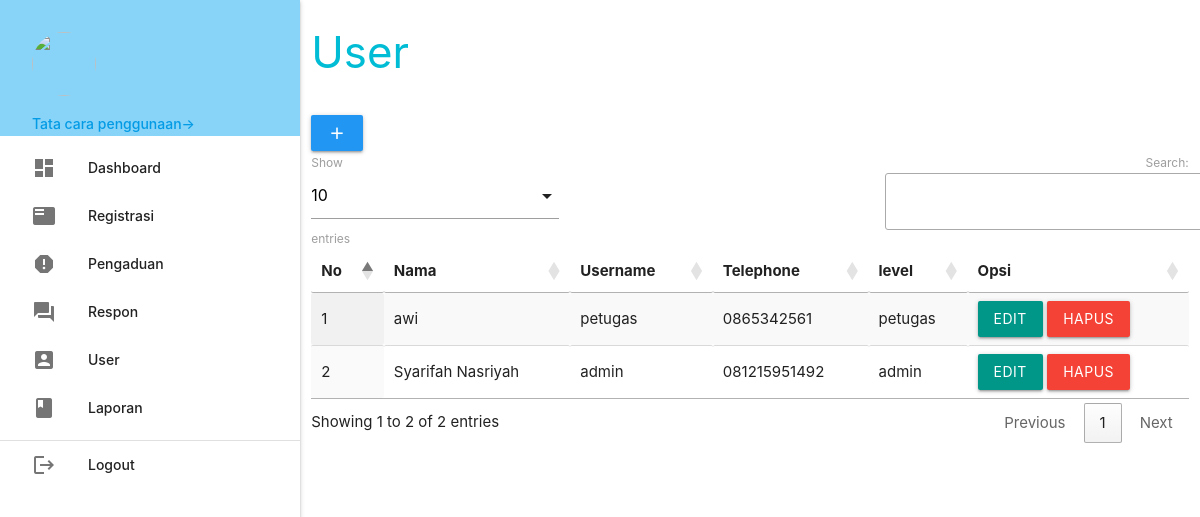
Page /admin/index.php?p=user (signed in) on the committed database.
### tables this page shows
CREATE TABLE `petugas` (
  `id_petugas` int(5) NOT NULL,
  `nama_petugas` varchar(30) NOT NULL,
  `username` varchar(30) NOT NULL,
  `password` varchar(255) NOT NULL,
  `telp_petugas` varchar(13) NOT NULL,
  `level` enum('admin','petugas') NOT NULL
);

### admin/user.php (the view, shortened to what this page needs)
    <div class="row">
    	<div class="col s12 m9">
    		<h3 class="cyan-text">User</h3>
    	</div>
    	<div class="col s12 m3">
    		<div class="section"></div>
    	</div>
    </div>
    <table id="example" class="display responsive-table" style="width:100%">
    	<thead>
    		<tr>
<a class="waves-effect waves-light btn modal-trigger blue" href="#modal1"><i class="material-icons">add</i></a>
    			<th>No</th>
    			<th>Nama</th>
    			<th>Username</th>
    			<th>Telephone</th>
    			<th>level</th>
    			<th>Opsi</th>
    		</tr>
    	</thead>
    	<tbody>
    		<?php
$no = 1;
$tampil = mysqli_query($koneksi, "SELECT * FROM petugas ORDER BY nama_petugas ASC");
while ($r = mysqli_fetch_assoc($tampil)) { ?>
    			<tr>
    				<td><?php echo $no++; ?></td>
    				<td><?php echo $r['nama_petugas']; ?></td>
    				<td><?php echo $r['username']; ?></td>
    				<td><?php echo $r['telp_petugas']; ?></td>
    				<td><?php echo $r['level']; ?></td>
    				<td><a class="btn teal modal-trigger" href="#user_edit<?php echo $r['id_petugas'] ?>">Edit</a> <a class="red btn" onclick="return confirm('Anda Yakin Ingin Menghapus Y/N')" href="index.php?p=user_hapus&id_petugas=<?php echo $r['id_petugas'] ?>">Hapus</a></td>
    			</tr>
    		<?php  }
?>
    	</tbody>
    </table>

### rows in the picture
petugas: nama_petugas "awi", username "petugas", telp_petugas "0865342561", level "petugas"
petugas: nama_petugas "Syarifah Nasriyah", username "admin", telp_petugas "081215951492", level "admin"
